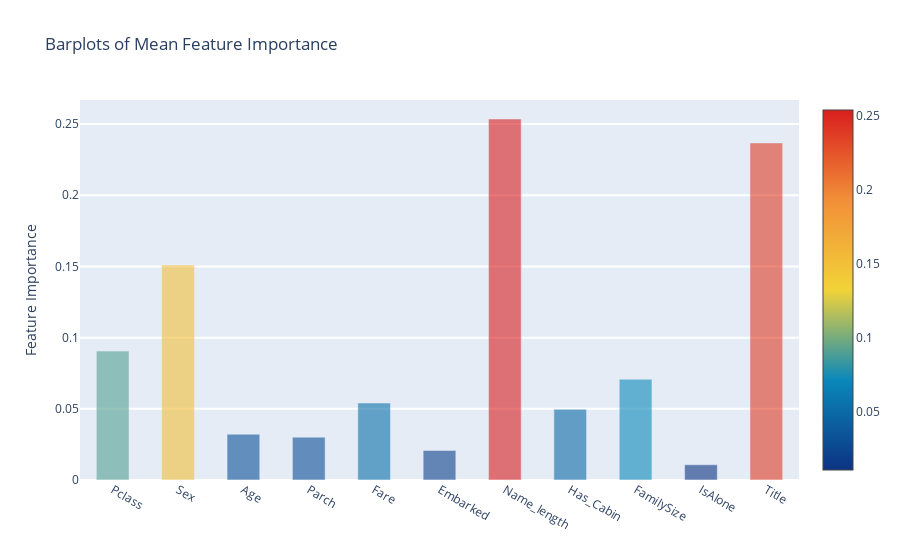

Notebook source saved alongside this figure:
### Code cell
y = feature_dataframe['mean'].values
x = feature_dataframe['features'].values
data = [go.Bar(
            x = x,
            y = y,
            width = 0.5,
            marker = dict(
                color = feature_dataframe['mean'].values,
                colorscale = 'Portland',
                showscale = True,
                reversescale = False
            ),
            opacity = 0.6
        )]

layout = go.Layout(
    autosize = True,
    title = 'Barplots of Mean Feature Importance', 
    hovermode = 'closest',
    yaxis = dict(
        title = 'Feature Importance',
        ticklen = 5,
        gridwidth = 2
    ),
    showlegend = False
)
fig = go.Figure(data=data, layout=layout)
py.iplot(fig, filename='bar-direct-labels')

### Figure 1 — Plotly figure (JSON) as saved in the notebook; plotly's stock layout.template omitted (floating-point values rounded to 4 significant figures)
{"data": [{"marker": {"color": [0.09054, 0.151, 0.03217, 0.03011, 0.05405, 0.02075, 0.2536, 0.04963, 0.07074, 0.01067, 0.2368], "colorscale": [[0, "rgb(12,51,131)"], [0.25, "rgb(10,136,186)"], [0.5, "rgb(242,211,56)"], [0.75, "rgb(242,143,56)"], [1, "rgb(217,30,30)"]], "reversescale": false, "showscale": true}, "opacity": 0.6, "type": "bar", "width": 0.5, "x": ["Pclass", "Sex", "Age", "Parch", "Fare", "Embarked", "Name_length", "Has_Cabin", "FamilySize", "IsAlone", "Title"], "y": [0.09054, 0.151, 0.03217, 0.03011, 0.05405, 0.02075, 0.2536, 0.04963, 0.07074, 0.01067, 0.2368]}], "layout": {"autosize": true, "hovermode": "closest", "showlegend": false, "title": {"text": "Barplots of Mean Feature Importance"}, "yaxis": {"gridwidth": 2, "ticklen": 5, "title": {"text": "Feature Importance"}}}}
